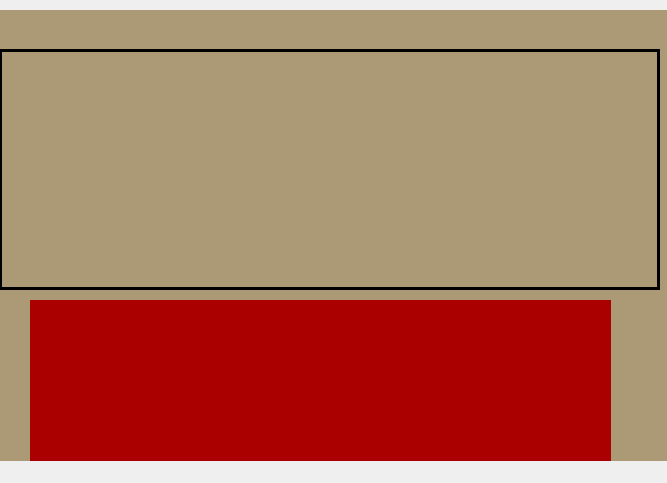
<?xml version="1.0" encoding="UTF-8"?>
<ui version="4.0">
 <class>statistiques</class>
 <widget class="QWidget" name="statistiques">
  <property name="geometry">
   <rect>
    <x>0</x>
    <y>0</y>
    <width>667</width>
    <height>483</height>
   </rect>
  </property>
  <property name="windowTitle">
   <string>Form</string>
  </property>
  <widget class="QCustomPlot" name="widget" native="true">
   <property name="geometry">
    <rect>
     <x>-1</x>
     <y>49</y>
     <width>661</width>
     <height>241</height>
    </rect>
   </property>
   <property name="styleSheet">
    <string notr="true">*
{
border: 3px solid #000000;
}</string>
   </property>
  </widget>
  <widget class="QLabel" name="label">
   <property name="geometry">
    <rect>
     <x>-10</x>
     <y>10</y>
     <width>701</width>
     <height>451</height>
    </rect>
   </property>
   <property name="styleSheet">
    <string notr="true">*
{
background:#ac9976;
}</string>
   </property>
   <property name="text">
    <string/>
   </property>
  </widget>
  <widget class="QTableView" name="tabchambre">
   <property name="geometry">
    <rect>
     <x>30</x>
     <y>300</y>
     <width>581</width>
     <height>161</height>
    </rect>
   </property>
   <property name="styleSheet">
    <string notr="true">QWidget {
    background-color: #aa0000;
    color: #fffff8;
}
QTableView{border: 6px solid #aa0000; /*other code about padding background stc*/ ;}
QHeaderView::section {
    background-color: #aaaa7f;
    padding: 4px;
    border: 1px solid #fffff8;
    font-size: 8pt;
}

QTableWidget {
    gridline-color: #ff4842;
    font-size: 9pt;
}

QTableWidget QTableCornerButton::section {
    background-color: #ff4842;
    border: 1px solid #fffff8;
}</string>
   </property>
  </widget>
  <zorder>label</zorder>
  <zorder>tabchambre</zorder>
  <zorder>widget</zorder>
 </widget>
 <customwidgets>
  <customwidget>
   <class>QCustomPlot</class>
   <extends>QWidget</extends>
   <header location="global">qcustomplot.h</header>
   <container>1</container>
  </customwidget>
 </customwidgets>
 <resources/>
 <connections/>
</ui>
